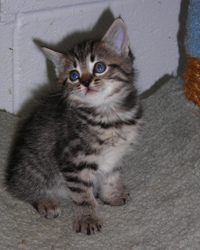
#> input picture image/1073.jpg, 200 x 250 px, found by its file name
$ jupyter execute Apply_image_segmentation_techniques.ipynb
#> lines starting #> are read from the running program, lines starting #| are printed output that depends on the picture; after the words box and inside, x2 and y2 are one past the last pixel; in counts of white or black regions, pixels touching at a corner belong together
#Apply image segmentation techniques

#Apply a threshold

[cell 1]
from matplotlib import pyplot as plt
import cv2

# Load the uploaded image
image_path = '/content/1073.jpg'
image = cv2.imread(image_path)
#> image is the input picture: shape (250, 200, 3); mean B, G, R 99.1, 98.2, 101.8

# Convert the image to grayscale
gray_image = cv2.cvtColor(image, cv2.COLOR_BGR2GRAY)


# We use Otsu's thresholding which automatically finds the optimal threshold value
_, thresholded_image = cv2.threshold(gray_image, 0, 255, cv2.THRESH_BINARY + cv2.THRESH_OTSU)
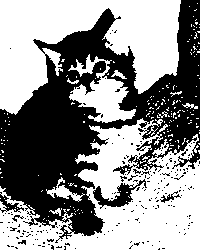
#> thresholded_image: shape (250, 200); 56% white; 206 black regions (200 under 20 px), largest, box (x1, y1, x2, y2) and area: (0, 0, 200, 243) 20610, (93, 179, 147, 209) 531, (0, 192, 24, 213) 162, (160, 191, 181, 203) 74, (12, 215, 24, 222) 30, (18, 240, 26, 245) 23

# Display the original and thresholded images side by side for comparison
plt.figure(figsize=(10, 5))

plt.subplot(1, 2, 1)
plt.imshow(cv2.cvtColor(image, cv2.COLOR_BGR2RGB))  # Convert BGR to RGB for correct display
plt.title('Original Image')
plt.axis('off')

plt.subplot(1, 2, 2)
plt.imshow(thresholded_image, cmap='gray')
plt.title('Thresholded Image')
plt.axis('off')

plt.tight_layout()
plt.show()

# Apply edge detection using the Canny edge detector

[cell 2]
# First, we might want to apply a Gaussian blur to reduce noise which helps in edge detection
blurred_image = cv2.GaussianBlur(gray_image, (5, 5), 0)

# Now apply the Canny edge detector
edges = cv2.Canny(blurred_image, threshold1=100, threshold2=200)
#> edges: shape (250, 200); 3.4% white in thin lines or dots, all inside (x1, y1, x2, y2) = (0, 0, 181, 236)

# Display the original and edge-detected images side by side for comparison
plt.figure(figsize=(10, 5))

plt.subplot(1, 2, 1)
plt.imshow(cv2.cvtColor(image, cv2.COLOR_BGR2RGB))  # Convert BGR to RGB for correct display
plt.title('Original Image')
plt.axis('off')

plt.subplot(1, 2, 2)
plt.imshow(edges, cmap='gray')
plt.title('Edge Detected Image')
plt.axis('off')

plt.tight_layout()
plt.show()

#Region-based Segmentation

[cell 3]
import numpy as np

# Function to perform region-based segmentation using a seed point
def region_growing(img, seed):
    # Parameters for region growing
    neighbors = [(0, 1), (1, 0), (-1, 0), (0, -1)] # 4-connectivity
    threshold = 20  # Threshold of intensity difference
    segmented_image = np.zeros_like(img)
    rows, cols = img.shape
    mean_val = float(img[seed])

    # List to keep track of region pixel coords
    region = [seed]

    # Grow the region
    while len(region) > 0:
        r, c = region.pop(0)
        # Skip if the pixel is already segmented
        if segmented_image[r, c] == 1:
            continue
        # Segment pixel
        segmented_image[r, c] = 1

        # Check the neighbors
        for dx, dy in neighbors:
            rx, ry = r + dx, c + dy
            if (0 <= rx < rows) and (0 <= ry < cols):
                # Check if neighbor should be added to region
                if abs(int(img[rx, ry]) - mean_val) < threshold:
                    mean_val = (mean_val * len(region) + float(img[rx, ry])) / (len(region) + 1) # Update mean
                    region.append((rx, ry))

    return segmented_image

# Apply region growing
# We need a seed point, let's choose one around the middle of the kitten
seed_point = (int(gray_image.shape[0] / 2), int(gray_image.shape[1] / 2))
#> seed_point = (125, 100)
segmented_img = region_growing(gray_image, seed_point)
#> in region_growing, `mean_val = float(img[seed])`: mean_val = 60
#> after the loop in region_growing, `while len(region) > 0:`:
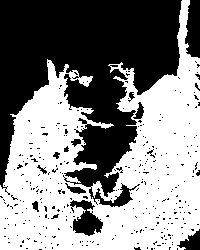
#> segmented_image: shape (250, 200); values 0 (black) and 1 (white), 52.1% white; 321 black regions (308 under 20 px), largest, box (x1, y1, x2, y2) and area: (0, 0, 182, 207) 21065, (185, 0, 200, 58) 709, (70, 200, 103, 236) 659
#> after the loop in region_growing, `while len(region) > 0:`: mean_val = 50.68; region = []

# Display the result
plt.figure(figsize=(10, 5))

plt.subplot(1, 2, 1)
plt.imshow(cv2.cvtColor(image, cv2.COLOR_BGR2RGB))  # Convert BGR to RGB for correct display
plt.title('Original Image')
plt.axis('off')

plt.subplot(1, 2, 2)
plt.imshow(segmented_img, cmap='gray')
plt.title('Region-based Segmented Image')
plt.axis('off')

plt.tight_layout()
plt.show()
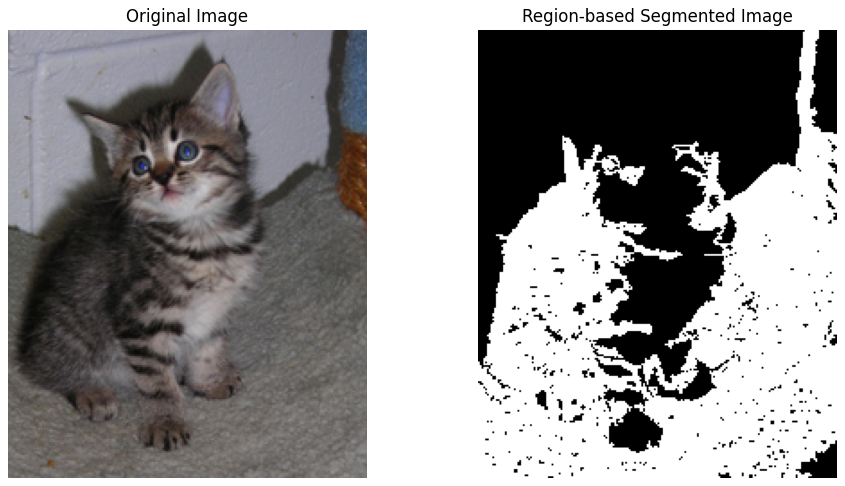
#> figure drawn by matplotlib, 2 panels

#Clustering

[cell 4]
from sklearn.cluster import KMeans

# Reshape the image to a 2D array of pixels and 3 color values (RGB)
pixel_values = image.reshape((-1, 3))
# Convert to float
pixel_values = np.float32(pixel_values)

# Define criteria and apply kmeans()
# The criteria (type, max_iter, epsilon):
# - type of termination criteria : cv2.TERM_CRITERIA_EPS - stop the algorithm iteration if specified accuracy, epsilon, is reached.
# - max_iter - the maximum number of iterations.
criteria = (cv2.TERM_CRITERIA_EPS + cv2.TERM_CRITERIA_MAX_ITER, 100, 0.2)

# Number of clusters (K)
k = 3
_, labels, (centers) = cv2.kmeans(pixel_values, k, None, criteria, 10, cv2.KMEANS_RANDOM_CENTERS)
#> centers = [[97.17, 98.88, 102.5], [157, 147.7, 149.2], [41.35, 44.92, 50.59]]

# Convert back to 8 bit values
centers = np.uint8(centers)
#> centers = [[97, 98, 102], [157, 147, 149], [41, 44, 50]]

# Flatten the labels array
labels = labels.flatten()

# Convert all pixels to the color of the centroids
segmented_image = centers[labels.flatten()]

# Reshape back to the original image dimension
segmented_image = segmented_image.reshape(image.shape)
#> segmented_image: shape (250, 200, 3)
# Convert from BGR to RGB for displaying
segmented_image = cv2.cvtColor(segmented_image, cv2.COLOR_BGR2RGB)

# Show the image
plt.figure(figsize=(10, 5))

plt.subplot(1, 2, 1)
plt.imshow(cv2.cvtColor(image, cv2.COLOR_BGR2RGB))
plt.title('Original Image')
plt.axis('off')

plt.subplot(1, 2, 2)
plt.imshow(segmented_image)
plt.title('Segmented Image by K-Means Clustering')
plt.axis('off')

plt.tight_layout()
plt.show()

# Apply the Watershed algorithm

[cell 5]
# First, we need to define the sure background area by dilating the thresholded image
kernel = np.ones((3,3),np.uint8)
sure_bg = cv2.dilate(thresholded_image,kernel,iterations=3)
#> sure_bg: shape (250, 200); 81.1% white; 24 black regions (15 under 20 px), largest, box (x1, y1, x2, y2) and area: (0, 66, 94, 215) 6596, (151, 0, 200, 103) 978, (55, 14, 113, 62) 913

# Finding sure foreground area using the distance transform method
dist_transform = cv2.distanceTransform(thresholded_image,cv2.DIST_L2,5)
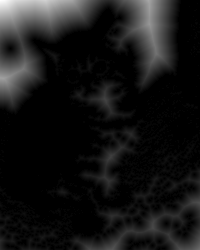
#> dist_transform: shape (250, 200) float32; min 0, max 49.97, mean 4.4; drawn with min black and max white
ret, sure_fg = cv2.threshold(dist_transform,0.7*dist_transform.max(),255,0)
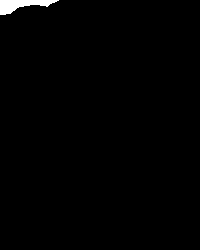
#> sure_fg: shape (250, 200) float32; 0.89% white; 1 white region, box (x1, y1, x2, y2) and area: (0, 0, 59, 15) 447
#> ret = 34.98

# Finding unknown region by subtracting sure foreground from sure background
sure_fg = np.uint8(sure_fg)
unknown = cv2.subtract(sure_bg,sure_fg)
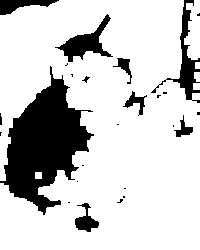
#> unknown: shape (250, 200); 80.2% white; 25 black regions (15 under 20 px), largest, box (x1, y1, x2, y2) and area: (0, 66, 94, 215) 6596, (151, 0, 200, 103) 978, (55, 14, 113, 62) 913

# Marker labelling
ret, markers = cv2.connectedComponents(sure_fg)
#> ret = 2

# Add one to all labels so that sure background is not 0, but 1
markers = markers+1

# Now, mark the region of unknown with zero
markers[unknown==255] = 0
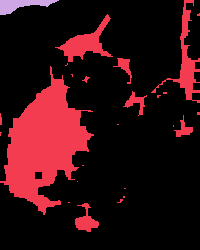
#> markers: shape (250, 200) int32; 3 distinct labels, from 0 to 2; one colour per label, 0 black

# Apply the watershed algorithm
markers = cv2.watershed(image,markers)
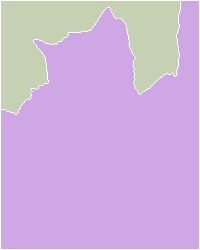
#> markers: shape (250, 200) int32; 3 distinct labels, from -1 to 2; one colour per label, 0 black, -1 white
image[markers == -1] = [255,0,0]
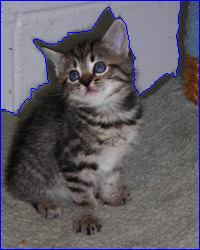
#> image: shape (250, 200, 3); 2.6% of pixels changed, all inside (x1, y1, x2, y2) = (0, 0, 200, 250)

# Display the result
plt.figure(figsize=(10, 5))

plt.subplot(1, 2, 1)
plt.imshow(cv2.cvtColor(image, cv2.COLOR_BGR2RGB))
plt.title('Original Image')
plt.axis('off')

plt.subplot(1, 2, 2)
plt.imshow(markers, cmap='jet')
plt.title('Watershed Segmented Image')
plt.axis('off')

plt.tight_layout()
plt.show()
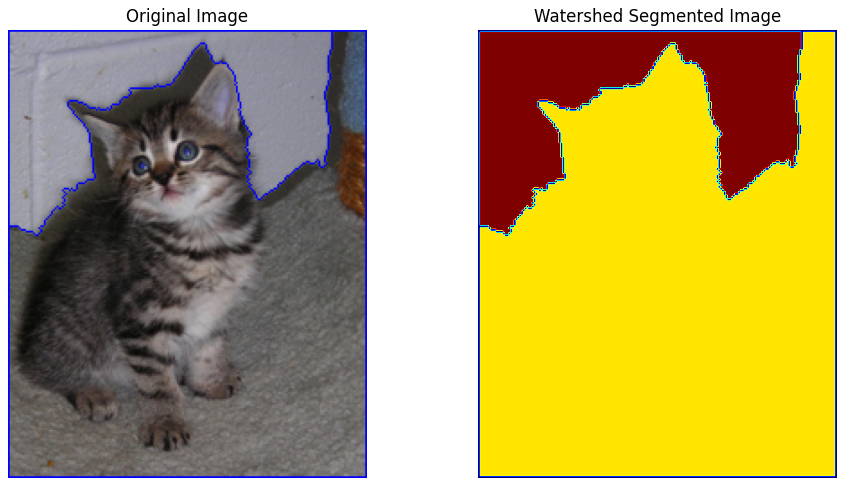
#> figure drawn by matplotlib, 2 panels

$ run again, with image/147.jpg copied over image/1073.jpg
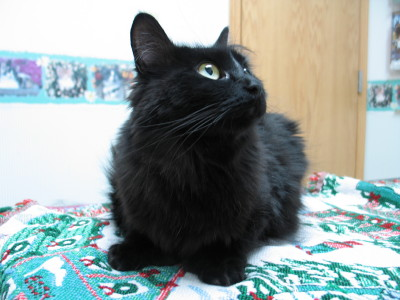
#> input picture image/147.jpg, 400 x 300 px, found by its file name
#> image is the input picture: shape (300, 400, 3); mean B, G, R 154.6, 156.1, 144.8
#> thresholded_image: shape (300, 400); 65% white; 231 black regions (199 under 20 px), largest, box (x1, y1, x2, y2) and area: (85, 13, 309, 292) 38992, (359, 189, 400, 209) 366, (237, 278, 275, 300) 318
#> edges: shape (300, 400); 5.7% white in thin lines or dots
#> in region_growing, `mean_val = float(img[seed])`: mean_val = 14
#> after the loop in region_growing, `while len(region) > 0:`:
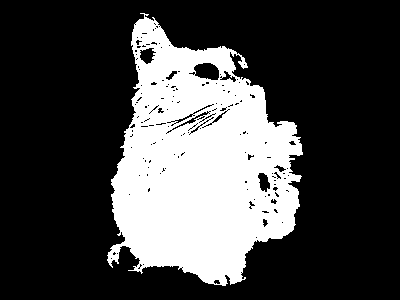
#> segmented_image: shape (300, 400); values 0 (black) and 1 (white), 27.5% white; 1 white region, box (x1, y1, x2, y2) and area: (107, 13, 303, 286) 32978
#> after the loop in region_growing, `while len(region) > 0:`: mean_val = 43.41; region = []
#> `_, labels, (centers) = cv2.kmeans(pixel_values, k, None, criteria, 10,..`: centers = [[169, 180, 161.1], [38.48, 36.42, 31.48], [247.5, 243.6, 233.4]]
#> `centers = np.uint8(centers)`: centers = [[168, 179, 161], [38, 36, 31], [247, 243, 233]]
#> sure_bg: shape (300, 400); 71.4% white; 6 black regions (5 under 20 px), largest, box (x1, y1, x2, y2) and area: (109, 16, 304, 284) 34343
#> `ret, sure_fg = cv2.threshold(dist_transform,0.7*dist_transform.max(),2..`: ret = 60.03
#> unknown: shape (300, 400); 69.1% white; 9 black regions (5 under 20 px), largest, box (x1, y1, x2, y2) and area: (109, 16, 304, 284) 34343, (282, 0, 336, 51) 1796, (0, 0, 77, 19) 777, (0, 139, 20, 148) 96
#> `ret, markers = cv2.connectedComponents(sure_fg)`: ret = 4
#> image: shape (300, 400, 3); 1.96% of pixels changed, all inside (x1, y1, x2, y2) = (0, 0, 400, 300)
#> `plt.show()`:
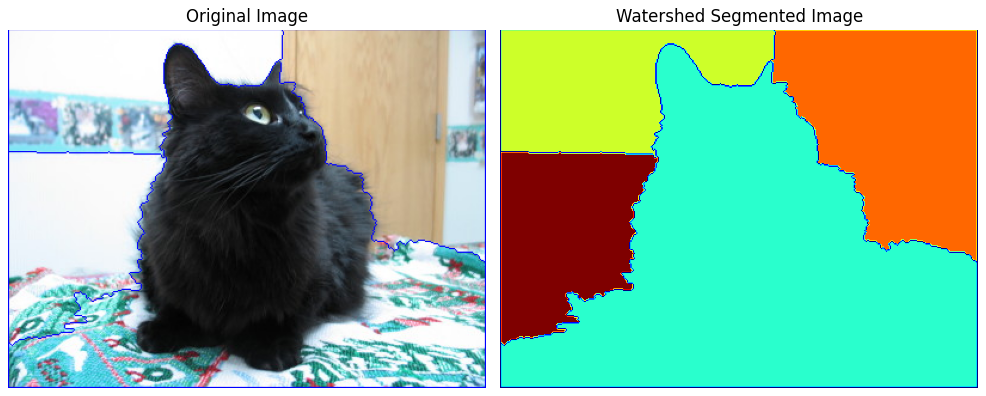
#> figure drawn by matplotlib, 2 panels

$ run again, with image/159.jpg copied over image/1073.jpg
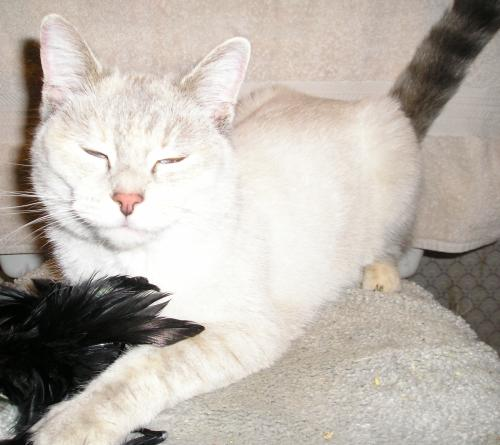
#> input picture image/159.jpg, 500 x 445 px, found by its file name
#> image is the input picture: shape (445, 500, 3); mean B, G, R 173, 180.9, 188.2
#> thresholded_image: shape (445, 500); 83.4% white; 55 black regions (49 under 20 px), largest, box (x1, y1, x2, y2) and area: (0, 196, 205, 445) 19902, (392, 0, 500, 143) 7194, (398, 233, 500, 361) 6225, (10, 38, 44, 195) 2882, (122, 428, 166, 445) 470, (122, 211, 132, 216) 28
#> edges: shape (445, 500); 1.5% white in thin lines or dots
#> in region_growing, `mean_val = float(img[seed])`: mean_val = 247
#> after the loop in region_growing, `while len(region) > 0:`: mean_val = 163.8; region = []
#> `_, labels, (centers) = cv2.kmeans(pixel_values, k, None, criteria, 10,..`: centers = [[43.35, 49.03, 53.78], [229, 235.3, 239.7], [172.3, 182.3, 192.6]]
#> `centers = np.uint8(centers)`: centers = [[43, 49, 53], [229, 235, 239], [172, 182, 192]]
#> sure_bg: shape (445, 500); 87.5% white; 14 black regions (5 under 20 px), largest, box (x1, y1, x2, y2) and area: (0, 271, 198, 445) 14689, (397, 0, 500, 135) 5886, (411, 240, 500, 349) 5058
#> `ret, sure_fg = cv2.threshold(dist_transform,0.7*dist_transform.max(),2..`: ret = 105
#> unknown: shape (445, 500); 82.8% white; 21 black regions (9 under 20 px), largest, box (x1, y1, x2, y2) and area: (0, 271, 198, 445) 14689, (397, 0, 500, 135) 5886, (136, 0, 323, 53) 5357
#> `ret, markers = cv2.connectedComponents(sure_fg)`: ret = 8
#> image: shape (445, 500, 3); 2.32% of pixels changed, all inside (x1, y1, x2, y2) = (0, 0, 500, 445)
#> `plt.show()`:
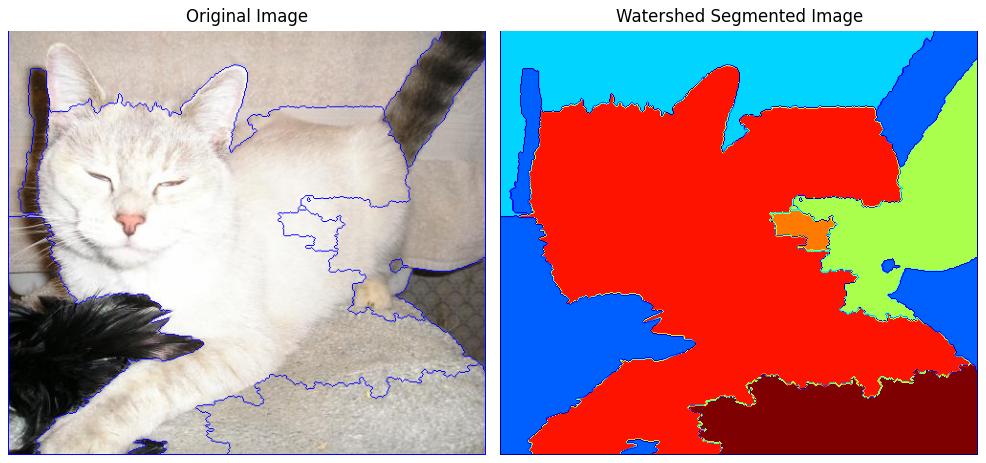
#> figure drawn by matplotlib, 2 panels
